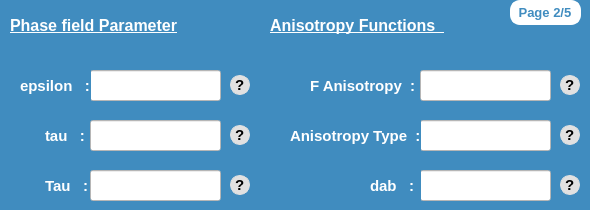
      <widget class="QWidget" name="page_3">
       <property name="styleSheet">
        <string notr="true">background-color: rgb(64, 140, 191);</string>
       </property>
       <widget class="QLabel" name="label_75">
        <property name="geometry">
         <rect>
          <x>10</x>
          <y>10</y>
          <width>201</width>
          <height>31</height>
         </rect>
        </property>
        <property name="font">
         <font>
          <family>Ubuntu</family>
          <pointsize>12</pointsize>
          <weight>75</weight>
          <italic>false</italic>
          <bold>true</bold>
          <underline>true</underline>
         </font>
        </property>
        <property name="styleSheet">
         <string notr="true">color: rgb(255, 255, 255);</string>
        </property>
        <property name="text">
         <string>Phase field Parameter</string>
        </property>
       </widget>
       <widget class="QLabel" name="label_61">
        <property name="geometry">
         <rect>
          <x>45</x>
          <y>170</y>
          <width>51</width>
          <height>31</height>
         </rect>
        </property>
        <property name="font">
         <font>
          <family>Ubuntu</family>
          <pointsize>11</pointsize>
          <weight>75</weight>
          <italic>false</italic>
          <bold>true</bold>
         </font>
        </property>
        <property name="styleSheet">
         <string notr="true">color : white;</string>
        </property>
        <property name="text">
         <string>Tau   :</string>
        </property>
       </widget>
       <widget class="QLineEdit" name="epsilonGP">
        <property name="geometry">
         <rect>
          <x>90</x>
          <y>70</y>
          <width>131</width>
          <height>31</height>
         </rect>
        </property>
        <property name="styleSheet">
         <string notr="true">background-color: rgb(255, 255, 255);</string>
        </property>
       </widget>
       <widget class="QLineEdit" name="TauGP">
        <property name="geometry">
         <rect>
          <x>90</x>
          <y>170</y>
          <width>131</width>
          <height>31</height>
         </rect>
        </property>
        <property name="styleSheet">
         <string notr="true">background-color: rgb(255, 255, 255);</string>
        </property>
       </widget>
       <widget class="QLabel" name="label_56">
        <property name="geometry">
         <rect>
          <x>20</x>
          <y>70</y>
          <width>71</width>
          <height>31</height>
         </rect>
        </property>
        <property name="font">
         <font>
          <family>Ubuntu</family>
          <pointsize>11</pointsize>
          <weight>75</weight>
          <italic>false</italic>
          <bold>true</bold>
         </font>
        </property>
        <property name="styleSheet">
         <string notr="true">color : white;</string>
        </property>
        <property name="text">
         <string>epsilon   :</string>
        </property>
       </widget>
       <widget class="QLineEdit" name="tauGP">
        <property name="geometry">
         <rect>
          <x>90</x>
          <y>120</y>
          <width>131</width>
          <height>31</height>
         </rect>
        </property>
        <property name="styleSheet">
         <string notr="true">background-color: rgb(255, 255, 255);</string>
        </property>
       </widget>
       <widget class="QLabel" name="label_57">
        <property name="geometry">
         <rect>
          <x>45</x>
          <y>120</y>
          <width>41</width>
          <height>31</height>
         </rect>
        </property>
        <property name="font">
         <font>
          <family>Ubuntu</family>
          <pointsize>11</pointsize>
          <weight>75</weight>
          <italic>false</italic>
          <bold>true</bold>
         </font>
        </property>
        <property name="styleSheet">
         <string notr="true">color : white;</string>
        </property>
        <property name="text">
         <string>tau   :</string>
        </property>
       </widget>
       <widget class="QLabel" name="label_76">
        <property name="geometry">
         <rect>
          <x>270</x>
          <y>10</y>
          <width>201</width>
          <height>31</height>
         </rect>
        </property>
        <property name="font">
         <font>
          <family>Ubuntu</family>
          <pointsize>12</pointsize>
          <weight>75</weight>
          <italic>false</italic>
          <bold>true</bold>
          <underline>true</underline>
         </font>
        </property>
        <property name="styleSheet">
         <string notr="true">color: rgb(255, 255, 255);</string>
        </property>
        <property name="text">
         <string>Anisotropy Functions  </string>
        </property>
       </widget>
       <widget class="QLineEdit" name="anisotropyTypeGP">
        <property name="geometry">
         <rect>
          <x>420</x>
          <y>120</y>
          <width>131</width>
          <height>31</height>
         </rect>
        </property>
        <property name="styleSheet">
         <string notr="true">background-color: rgb(255, 255, 255);</string>
        </property>
        <property name="text">
         <string/>
        </property>
       </widget>
       <widget class="QLabel" name="label_59">
        <property name="geometry">
         <rect>
          <x>290</x>
          <y>120</y>
          <width>131</width>
          <height>31</height>
         </rect>
        </property>
        <property name="font">
         <font>
          <family>Ubuntu</family>
          <pointsize>11</pointsize>
          <weight>75</weight>
          <italic>false</italic>
          <bold>true</bold>
         </font>
        </property>
        <property name="styleSheet">
         <string notr="true">color : white;</string>
        </property>
        <property name="text">
         <string>Anisotropy Type  :</string>
        </property>
       </widget>
       <widget class="QLineEdit" name="debGP">
        <property name="geometry">
         <rect>
          <x>420</x>
          <y>170</y>
          <width>131</width>
          <height>31</height>
         </rect>
        </property>
        <property name="styleSheet">
         <string notr="true">background-color: rgb(255, 255, 255);</string>
        </property>
       </widget>
       <widget class="QLabel" name="label_58">
        <property name="geometry">
         <rect>
          <x>310</x>
          <y>70</y>
          <width>111</width>
          <height>31</height>
         </rect>
        </property>
        <property name="font">
         <font>
          <family>Ubuntu</family>
          <pointsize>11</pointsize>
          <weight>75</weight>
          <italic>false</italic>
          <bold>true</bold>
         </font>
        </property>
        <property name="styleSheet">
         <string notr="true">color : white;</string>
        </property>
        <property name="text">
         <string>F Anisotropy  :</string>
        </property>
       </widget>
       <widget class="QLineEdit" name="FanisotropyGP">
        <property name="geometry">
         <rect>
          <x>420</x>
          <y>70</y>
          <width>131</width>
          <height>31</height>
         </rect>
        </property>
        <property name="styleSheet">
         <string notr="true">background-color: rgb(255, 255, 255);</string>
        </property>
       </widget>
       <widget class="QLabel" name="label_62">
        <property name="geometry">
         <rect>
          <x>370</x>
          <y>170</y>
          <width>51</width>
          <height>31</height>
         </rect>
        </property>
        <property name="font">
         <font>
          <family>Ubuntu</family>
          <pointsize>11</pointsize>
          <weight>75</weight>
          <italic>false</italic>
          <bold>true</bold>
         </font>
        </property>
        <property name="styleSheet">
         <string notr="true">color : white;</string>
        </property>
        <property name="text">
         <string>dab   :</string>
        </property>
       </widget>
       <widget class="QLabel" name="label_81">
        <property name="geometry">
         <rect>
          <x>510</x>
          <y>0</y>
          <width>71</width>
          <height>25</height>
         </rect>
        </property>
        <property name="font">
         <font>
          <family>Ubuntu</family>
          <pointsize>10</pointsize>
          <weight>75</weight>
          <bold>true</bold>
         </font>
        </property>
        <property name="styleSheet">
         <string notr="true">background-color: rgb(255, 255, 255);
border : 2px solid white;
border-radius :10px;
color :rgb(64, 140, 191);</string>
        </property>
        <property name="text">
         <string> Page 2/5</string>
        </property>
       </widget>
       <widget class="QLabel" name="label_219">
        <property name="geometry">
         <rect>
          <x>230</x>
          <y>75</y>
          <width>20</width>
          <height>20</height>
         </rect>
        </property>
        <property name="font">
         <font>
          <family>Segoe UI Symbol</family>
          <pointsize>11</pointsize>
          <weight>75</weight>
          <italic>false</italic>
          <bold>true</bold>
         </font>
        </property>
        <property name="toolTip">
         <string>&lt;html&gt;&lt;head/&gt;&lt;body&gt;&lt;p&gt;&amp;quot;epsilon&amp;quot; is  a phase field parameter and it is proportional to the interface width&lt;/p&gt;&lt;/body&gt;&lt;/html&gt;</string>
        </property>
        <property name="styleSheet">
         <string notr="true">background-color: rgb(225, 225, 225);
color:rgb(0, 0, 0);
border-radius : 10px; 
border : 1px solid rgb(225, 225, 225);</string>
        </property>
        <property name="text">
         <string>?</string>
        </property>
       </widget>
       <widget class="QLabel" name="label_220">
        <property name="geometry">
         <rect>
          <x>230</x>
          <y>125</y>
          <width>20</width>
          <height>20</height>
         </rect>
        </property>
        <property name="font">
         <font>
          <family>Segoe UI Symbol</family>
          <pointsize>11</pointsize>
          <weight>75</weight>
          <italic>false</italic>
          <bold>true</bold>
         </font>
        </property>
        <property name="toolTip">
         <string>&lt;html&gt;&lt;head/&gt;&lt;body&gt;&lt;p&gt;&lt;br/&gt;&lt;/p&gt;&lt;/body&gt;&lt;/html&gt;</string>
        </property>
        <property name="styleSheet">
         <string notr="true">background-color: rgb(225, 225, 225);
color:rgb(0, 0, 0);
border-radius : 10px; 
border : 1px solid rgb(225, 225, 225);</string>
        </property>
        <property name="text">
         <string>?</string>
        </property>
       </widget>
       <widget class="QLabel" name="label_221">
        <property name="geometry">
         <rect>
          <x>230</x>
          <y>175</y>
          <width>20</width>
          <height>20</height>
         </rect>
        </property>
        <property name="font">
         <font>
          <family>Segoe UI Symbol</family>
          <pointsize>11</pointsize>
          <weight>75</weight>
          <italic>false</italic>
          <bold>true</bold>
         </font>
        </property>
        <property name="toolTip">
         <string>&lt;html&gt;&lt;head/&gt;&lt;body&gt;&lt;p&gt;Tau tuple contains the value of the relaxation constants for each of the interfaces&lt;/p&gt;&lt;/body&gt;&lt;/html&gt;</string>
        </property>
        <property name="styleSheet">
         <string notr="true">background-color: rgb(225, 225, 225);
color:rgb(0, 0, 0);
border-radius : 10px; 
border : 1px solid rgb(225, 225, 225);</string>
        </property>
        <property name="text">
         <string>?</string>
        </property>
       </widget>
       <widget class="QLabel" name="label_224">
        <property name="geometry">
         <rect>
          <x>560</x>
          <y>175</y>
          <width>20</width>
          <height>20</height>
         </rect>
        </property>
        <property name="font">
         <font>
          <family>Segoe UI Symbol</family>
          <pointsize>11</pointsize>
          <weight>75</weight>
          <italic>false</italic>
          <bold>true</bold>
         </font>
        </property>
        <property name="toolTip">
         <string>&lt;html&gt;&lt;head/&gt;&lt;body&gt;&lt;p&gt;The &amp;quot;dab&amp;quot; key refers to the strength of the interfacial energy anisotropy 𝛿&lt;span style=&quot; vertical-align:sub;&quot;&gt;αβ&lt;/span&gt; between the phases αβ.&lt;/p&gt;&lt;p&gt;The elements in tuple correspond to all combination of phases forming the interfaces from the list of phases in PHASES numbered from 0 to NUMPHASES-1.&lt;/p&gt;&lt;/body&gt;&lt;/html&gt;</string>
        </property>
        <property name="styleSheet">
         <string notr="true">background-color: rgb(225, 225, 225);
color:rgb(0, 0, 0);
border-radius : 10px; 
border : 1px solid rgb(225, 225, 225);</string>
        </property>
        <property name="text">
         <string>?</string>
        </property>
       </widget>
       <widget class="QLabel" name="label_223">
        <property name="geometry">
         <rect>
          <x>560</x>
          <y>125</y>
          <width>20</width>
          <height>20</height>
         </rect>
        </property>
        <property name="font">
         <font>
          <family>Segoe UI Symbol</family>
          <pointsize>11</pointsize>
          <weight>75</weight>
          <italic>false</italic>
          <bold>true</bold>
         </font>
        </property>
        <property name="toolTip">
         <string>&lt;html&gt;&lt;head/&gt;&lt;body&gt;&lt;p&gt;The key Anisotropy type refers to the particular symmetry of the anisotropy. For example a value of 4 implies a four fold anisotropy.&lt;/p&gt;&lt;/body&gt;&lt;/html&gt;</string>
        </property>
        <property name="styleSheet">
         <string notr="true">background-color: rgb(225, 225, 225);
color:rgb(0, 0, 0);
border-radius : 10px; 
border : 1px solid rgb(225, 225, 225);</string>
        </property>
        <property name="text">
         <string>?</string>
        </property>
       </widget>
       <widget class="QLabel" name="label_222">
        <property name="geometry">
         <rect>
          <x>560</x>
          <y>75</y>
          <width>20</width>
          <height>20</height>
         </rect>
        </property>
        <property name="font">
         <font>
          <family>Segoe UI Symbol</family>
          <pointsize>11</pointsize>
          <weight>75</weight>
          <italic>false</italic>
          <bold>true</bold>
         </font>
        </property>
        <property name="toolTip">
         <string>&lt;html&gt;&lt;head/&gt;&lt;body&gt;&lt;p&gt;Function anisotropy is the key to relate to the particular form of a(ϕ,∇ϕ) that is utilized as the gradient energy function.&lt;/p&gt;&lt;p&gt;• For a value of 0, the system is isotropic with respect to the change in the interfacial energy with orientation of the interface normal.&lt;/p&gt;&lt;p&gt;• A value of 1 corresponds to a particular function. where the anistropy function is present only in the gradient energy term.&lt;/p&gt;&lt;p&gt;• There are other possibilities where the anisotropy function may also be incorporated in the potential function w (ϕ) or a combination of a(ϕ,∇ϕ) and w (ϕ) which will be added on later in the solver.&lt;/p&gt;&lt;/body&gt;&lt;/html&gt;</string>
        </property>
        <property name="styleSheet">
         <string notr="true">background-color: rgb(225, 225, 225);
color:rgb(0, 0, 0);
border-radius : 10px; 
border : 1px solid rgb(225, 225, 225);</string>
        </property>
        <property name="text">
         <string>?</string>
        </property>
       </widget>
      </widget>
